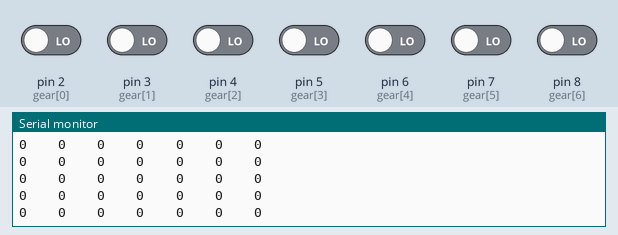
Recording of a sketch running on a simulated Arduino Uno, built with avr-gcc and run on an emulated ATmega328P. Shown: the last lines printed to the serial monitor. The test bench sets the inputs (shaded band); at power-on: pin 2 (gear[0]), pin 3 (gear[1]), pin 4 (gear[2]), pin 5 (gear[3]), pin 6 (gear[4]), pin 7 (gear[5]), pin 8 (gear[6]) LOW.

Above: at 1.2 s.
1.3 s: pin 2 (gear[0]) driven HIGH
At 2.2 s:
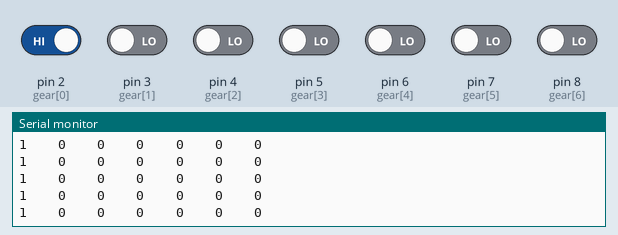
4.3 s: pin 3 (gear[1]) driven HIGH
At 4.9 s:
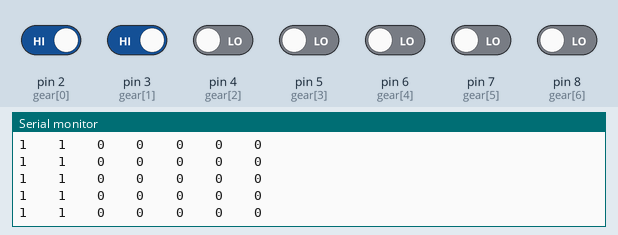
7.3 s: pin 4 (gear[2]) driven HIGH
At 7.9 s:
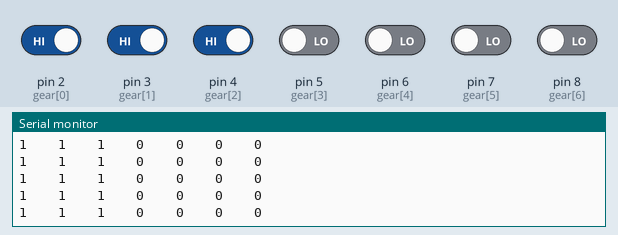
10.3 s: pin 5 (gear[3]) driven HIGH
At 11.3 s:
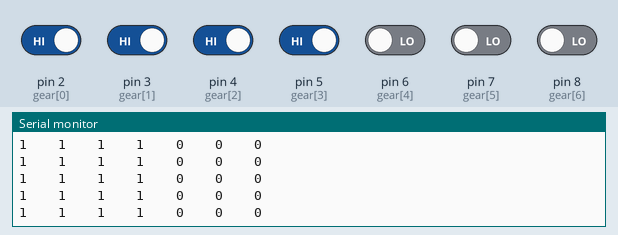
13.3 s: pin 6 (gear[4]) driven HIGH
At 14.3 s:
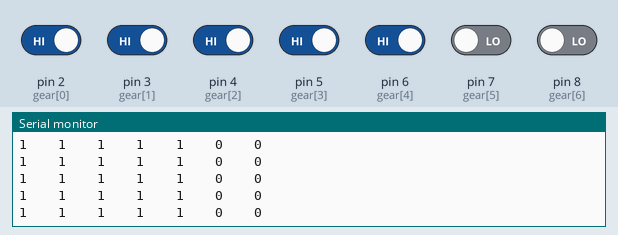
16.3 s: pin 7 (gear[5]) driven HIGH
At 16.8 s:
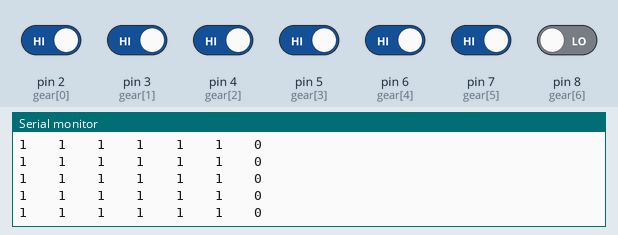

The sketch:

gear_sensor.ino
```cpp
byte N=7;
byte i;
byte gear[7]={2,3,4,5,6,7,8};
bool stat[7];
bool prestat[7];

void setup() {
Serial.begin(9600);
for(i=0;i<N;i++){
  pinMode(gear[i],INPUT);
}
}
void getstat(){
  for(i=0;i<N;i++){
    stat[i]=digitalRead(gear[i]);
  }
}

bool comparestat(){
  for(i=0;i<N;i++){
    if(stat[i]!=prestat[i]){
      return false;
    }
    else
    return true;
  }
}

void printstat(){
  for(i=0;i<N;i++){
    Serial.print(stat[i]);
    Serial.print("    ");
  }
  Serial.println("\n");
}


void loop() {
getstat();
printstat();
bool s;
s=comparestat();
if(s==false){
  printstat();
}
else{

}
for(i=0;i<7;i++){
  prestat[i]=stat[i];
}
}
```

Measured:
- after the input at 1.3 s, the serial monitor: prints a new line after 0.08 s (image 1)
- after the input at 4.3 s, the serial monitor: prints a new line after 0.09 s (image 2)
- after the input at 7.3 s, the serial monitor: prints a new line after 0.09 s (image 3)
- after the input at 10.3 s, the serial monitor: prints a new line after 0.09 s (image 4)
- after the input at 13.3 s, the serial monitor: prints a new line after 0.10 s (image 5)
- after the input at 16.3 s, the serial monitor: prints a new line after 0.10 s (image 6)
